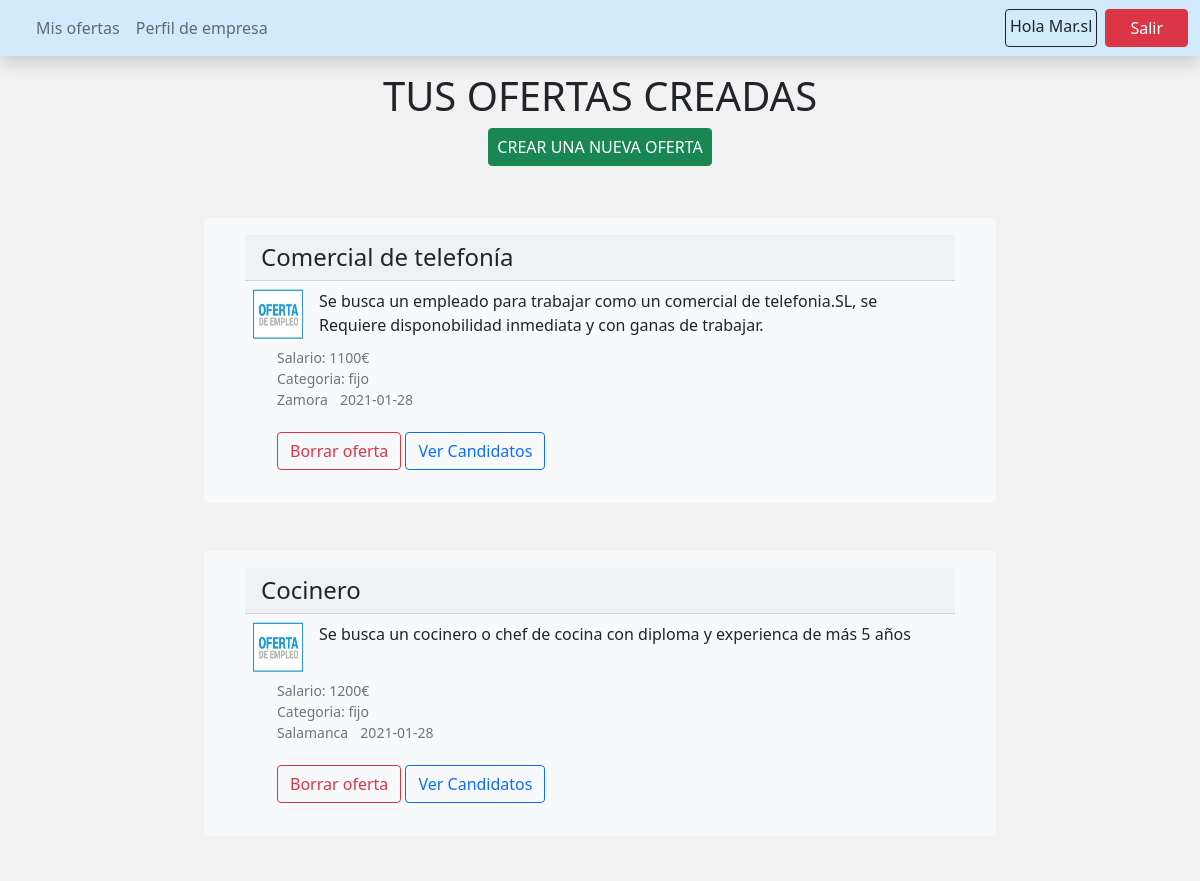
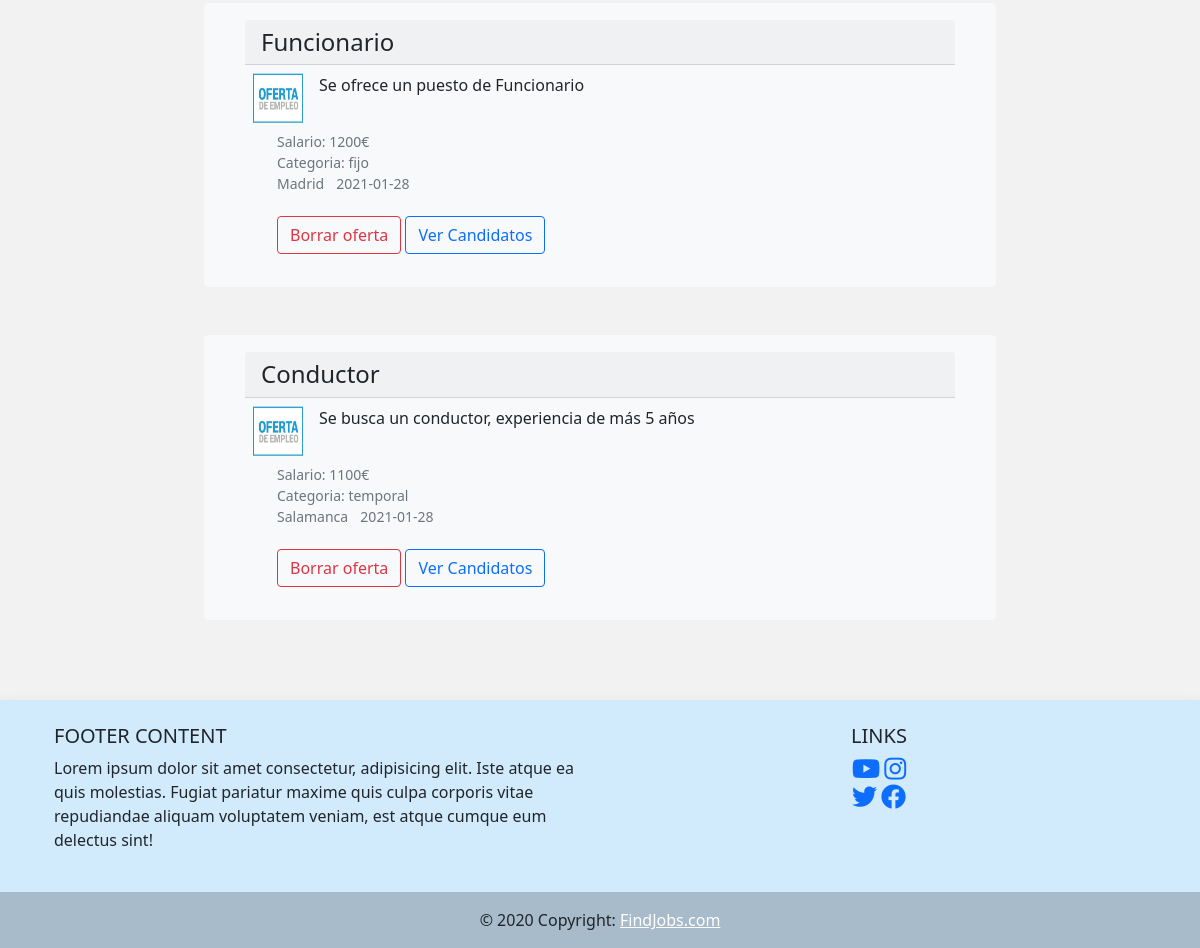
The page /vista_empresa.php (signed in) on the database as committed earlier (2 pictures, top to bottom).
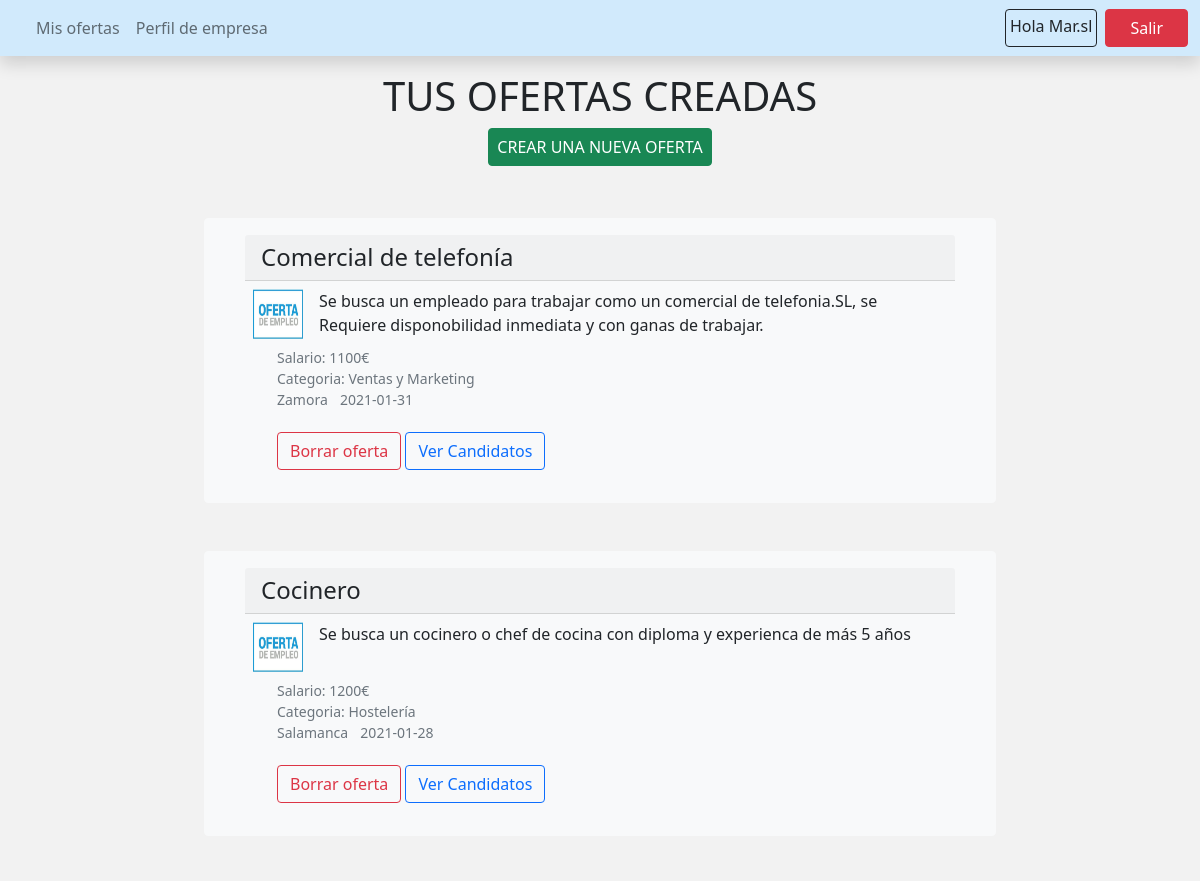
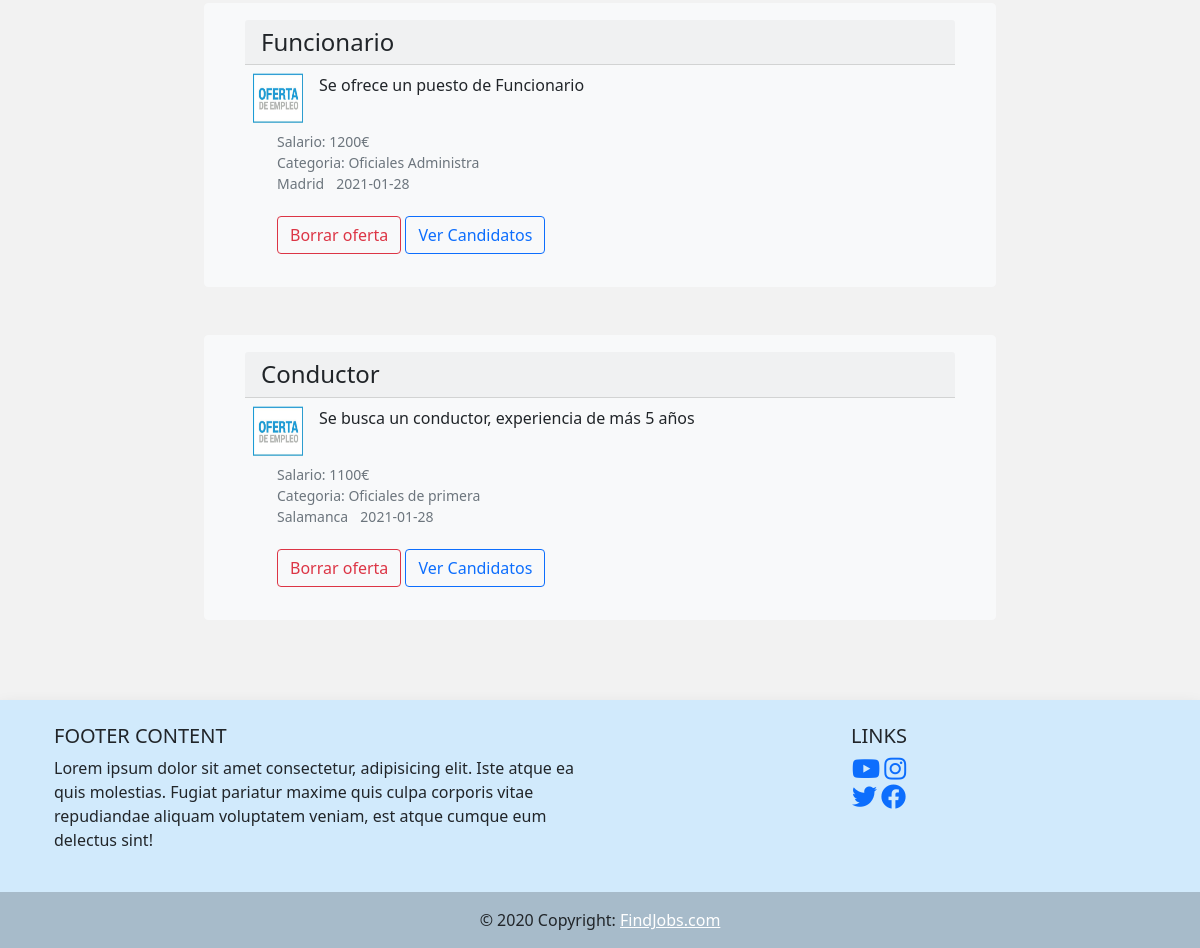
The same page on the database as committed later (2 pictures, top to bottom).
### tables this page shows
CREATE TABLE `ofertas` (
  `id_oferta` int(10) NOT NULL,
  `id_empresa` varchar(10) NOT NULL,
  `titulo_oferta` varchar(50) NOT NULL,
  `oferta` varchar(1000) NOT NULL,
  `ciudad` varchar(20) NOT NULL,
  `categoria` varchar(50) NOT NULL,
  `salario` int(10) NOT NULL,
  `fecha` date NOT NULL DEFAULT current_timestamp()
);

### funciones_conexion.php (called while the page is built, shortened)
<?php
function conexion(){
  $conexion = new mysqli("localhost","root","","ofertas_trabajo_daw1");
  return $conexion;
}
function sacar_ofertas_empresa($id){
  $conn = conexion();
  $sql = "SELECT * FROM ofertas WHERE id_empresa ='$id' ";
  if($rs = $conn->query($sql)){
    if($rs->num_rows<0){
    die("Error en sacar los datos de la DB");
    }
  }
  return $rs;
}

### vista_empresa.php (the view, shortened to what this page needs)
<?php
include 'funciones_conexion.php';
$conn=conexion();
$id_usuario = $_SESSION['id_user'];
$sql_id_empresa = "SELECT id_empresa FROM empresas WHERE id_usuario=$id_usuario";
if($rs_id = $conn->query($sql_id_empresa)){
$id_empresa_lista = $rs_id->fetch_assoc();
}
$id_empresa = $id_empresa_lista['id_empresa'];
$rs = sacar_ofertas_empresa($id_empresa);
?>
<!doctype html>
<html lang="es">
  <head>
    <link href="css/bootstrap.min.css" rel="stylesheet" >
    <link href="fontawesome/css/all.min.css" rel="stylesheet" />
  </head>
  <body style="background-color: #f2f2f2;">
  <nav class="navbar navbar-expand-lg navbar-light shadow" style="background-color: #D1EAFC;">
    <div class="container-fluid">
  <div class="collapse navbar-collapse" id="navbarNav">
        <ul class="navbar-nav">
          <li class="nav-item">
            <a class="nav-link" href="#"></a>
          </li>
          <li class="nav-item">
            <a class="nav-link " href="vista_empresa.php">Mis ofertas</a>
          </li>
          <li class="nav-item">
            <a class="nav-link" href="ver_perfil_empresa.php">Perfil de empresa</a>
          </li>
        </ul>
      </div>
  <ul class="navbar-nav ">
    <li class="nav-item me-2 p-1 border border-dark rounded">
    Hola&nbsp;<?=ucwords($_SESSION['nombre']) ;?>
    </li>
    <li class="nav-item">
      <a href="logout.php" class="btn btn-danger px-4">Salir</a>
    </li>
  </ul>
      </div>
  </nav>
  <div class="px-3 py-3 pt-md-3 pb-md-1 text-center text-uppercase">
    <h1 >Tus ofertas creadas</h1>
    <a href="crear_oferta.php" class="btn btn-success px-2">Crear una nueva oferta</a>
  </div>
  <div class="row justify-content-around">
      <div class="col-md-8 justify-content-end">
    <?php   $datos = $rs->fetch_assoc();
    while($datos) {
    ?>
  <div class="card mb-3 container-md bg-light   mt-5 border-light" >
    <div class="card-body">
      <h4 class="card-header"><?=$datos['titulo_oferta'];?>  </h4>
      <div class="d-flex ">
      <img src="img/oferta-empleo.jpg" alt="bmw" width="50" height="50" class="d-inline-block m-2">
      <p class="card-text m-2"><?=$datos['oferta']; ?></p>     </div>
  <ul >
      <li class=" list-inline-item card-text"><small class="text-muted align-bottom">Salario: <?=$datos['salario'];?>€</small></li><br>
      <li class=" list-inline-item card-text"><small class="text-muted align-bottom">Categoria: <?=$datos['categoria'];?></small></li><br>
      <li class=" list-inline-item card-text"><small class="text-muted align-bottom"><?=$datos['ciudad'];?></small></li>
      <li class=" list-inline-item card-text"><small class="text-muted align-bottom"><?=$datos['fecha'];?></small></li>
    <a style="margin-top: 3%;"  href="acciones_empresa.php?id_oferta=<?=$datos['id_oferta'];?>" ><button class="btn btn-outline-danger" onclick="return confirmar()">Borrar oferta</button></a>
    <a href="candidatos_empresa.php" class="btn  btn-outline-primary">Ver Candidatos</a>
    </div>
  </div>
<?php
$datos = $rs->fetch_assoc();
}
$rs->free();?>
   </div>
  </div>
<p class="pb-md-5"></p>
  <footer class="text-center text-lg-start shadow" style="background-color: #D1EAFC;">
  <div class="container p-4">
    <div class="row">
      <div class="col-lg-6 col-md-12 mb-4 mb-md-0">
        <h5 class="text-uppercase">Footer Content</h5>
        <p>
          Lorem ipsum dolor sit amet consectetur, adipisicing elit. Iste atque ea quis
          molestias. Fugiat pariatur maxime quis culpa corporis vitae repudiandae aliquam
          voluptatem veniam, est atque cumque eum delectus sint!
        </p>
      </div>
      <div class="col-lg-6 col-md-12 mb-4 mb-md-0">
        <h5 class="text-uppercase text-center">Links</h5>
        <ul class="list-unstyled mb-0 text-center">
          <li>
            <a href="https://www.youtube.com/watch?v=FwhKhecN-1E" ><i class="fab fa-youtube" style="font-size:25px;" ></i></a>
            <a href="https://www.instagram.com/usal" ><i class="fab fa-instagram" style="font-size:25px;" ></i></a>
          </li>
          <li>
            <a href="https://www.twitter.com/usal"><i class="fab fa-twitter" style="font-size:25px;" ></i></a>
            <a href="https://www.facebook.com/" ><i class="fab fa-facebook" style="font-size:25px;" ></i></a>
          </li>
        </ul>
      </div>
    </div>
  </div>
  <div class="text-center p-3" style="background-color: rgba(0, 0, 0, 0.2)">
    © 2020 Copyright:
    <a class="text-white" href="https://youtu.be/dQw4w9WgXcQ">FindJobs.com</a>
  </div>
</footer>
  </body>
</html>

Rows that differ between the two databases and show on the page:
changed ofertas "Comercial de telefonía": categoria "fijo" → "Ventas y Marketing"; fecha "2021-01-28" → "2021-01-31"
changed ofertas "Cocinero": categoria "fijo" → "Hostelería"
changed ofertas "Funcionario": categoria "fijo" → "Oficiales Administra"
changed ofertas "Conductor": categoria "temporal" → "Oficiales de primera"
